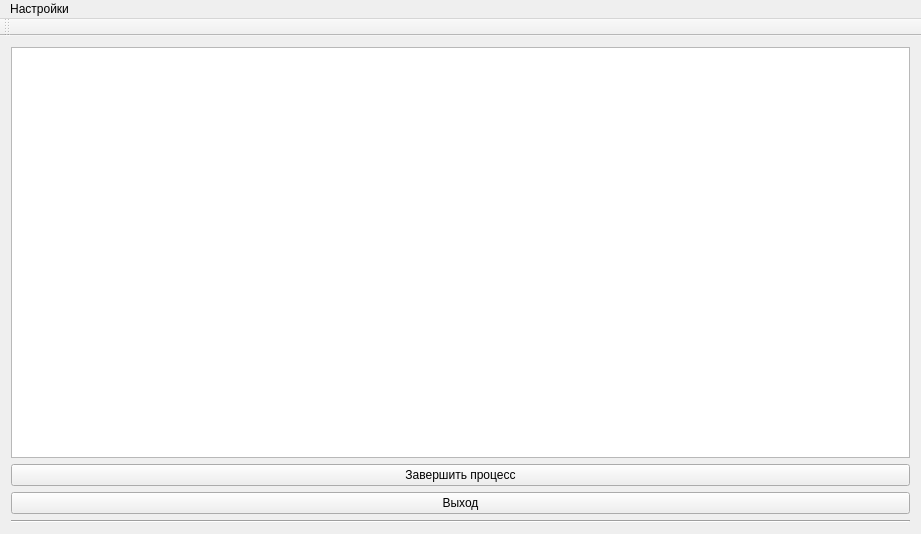
<?xml version="1.0" encoding="UTF-8"?>
<ui version="4.0">
 <class>taskmgr</class>
 <widget class="QMainWindow" name="taskmgr">
  <property name="geometry">
   <rect>
    <x>0</x>
    <y>0</y>
    <width>921</width>
    <height>534</height>
   </rect>
  </property>
  <property name="windowTitle">
   <string>taskmgr</string>
  </property>
  <widget class="QWidget" name="centralWidget">
   <property name="enabled">
    <bool>true</bool>
   </property>
   <layout class="QVBoxLayout" name="verticalLayout">
    <item>
     <layout class="QGridLayout" name="gridLayout">
      <item row="2" column="0" colspan="2">
       <widget class="QPushButton" name="TerminateProcessButton">
        <property name="text">
         <string>Завершить процесс</string>
        </property>
       </widget>
      </item>
      <item row="4" column="0" colspan="2">
       <widget class="Line" name="line">
        <property name="sizePolicy">
         <sizepolicy hsizetype="Expanding" vsizetype="Fixed">
          <horstretch>0</horstretch>
          <verstretch>0</verstretch>
         </sizepolicy>
        </property>
        <property name="orientation">
         <enum>Qt::Horizontal</enum>
        </property>
       </widget>
      </item>
      <item row="1" column="0" colspan="2">
       <widget class="QTableView" name="ProcTable">
        <property name="enabled">
         <bool>true</bool>
        </property>
        <property name="sizePolicy">
         <sizepolicy hsizetype="Expanding" vsizetype="Expanding">
          <horstretch>0</horstretch>
          <verstretch>0</verstretch>
         </sizepolicy>
        </property>
        <property name="maximumSize">
         <size>
          <width>1000000</width>
          <height>16777215</height>
         </size>
        </property>
       </widget>
      </item>
      <item row="3" column="0" colspan="2">
       <widget class="QPushButton" name="pushButton">
        <property name="text">
         <string>Выход</string>
        </property>
       </widget>
      </item>
     </layout>
    </item>
   </layout>
  </widget>
  <widget class="QMenuBar" name="menuBar">
   <property name="geometry">
    <rect>
     <x>0</x>
     <y>0</y>
     <width>921</width>
     <height>26</height>
    </rect>
   </property>
   <widget class="QMenu" name="menuView">
    <property name="title">
     <string>Настройки</string>
    </property>
    <addaction name="actionView"/>
   </widget>
   <addaction name="menuView"/>
  </widget>
  <widget class="QToolBar" name="mainToolBar">
   <attribute name="toolBarArea">
    <enum>TopToolBarArea</enum>
   </attribute>
   <attribute name="toolBarBreak">
    <bool>false</bool>
   </attribute>
  </widget>
  <action name="actionView">
   <property name="text">
    <string>Вид</string>
   </property>
  </action>
 </widget>
 <layoutdefault spacing="6" margin="11"/>
 <resources/>
 <connections>
  <connection>
   <sender>pushButton</sender>
   <signal>clicked()</signal>
   <receiver>taskmgr</receiver>
   <slot>close()</slot>
   <hints>
    <hint type="sourcelabel">
     <x>494</x>
     <y>477</y>
    </hint>
    <hint type="destinationlabel">
     <x>924</x>
     <y>41</y>
    </hint>
   </hints>
  </connection>
 </connections>
</ui>
